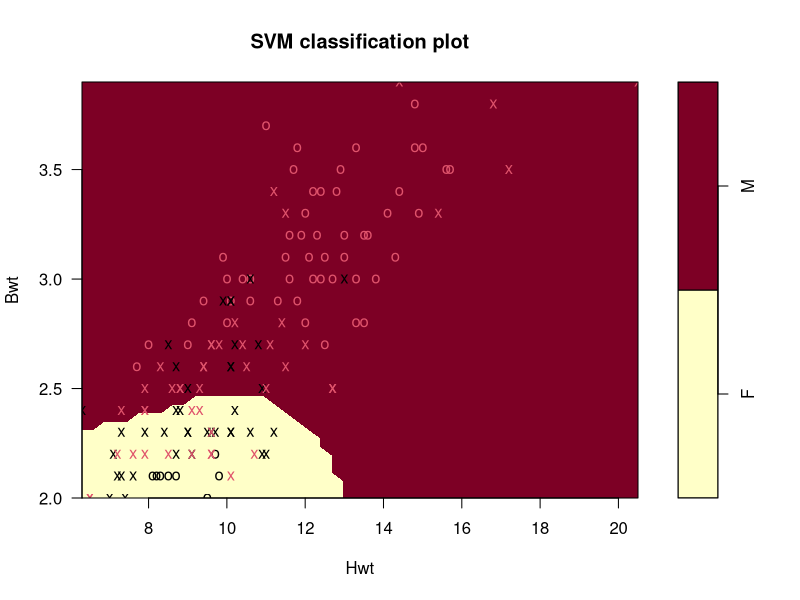
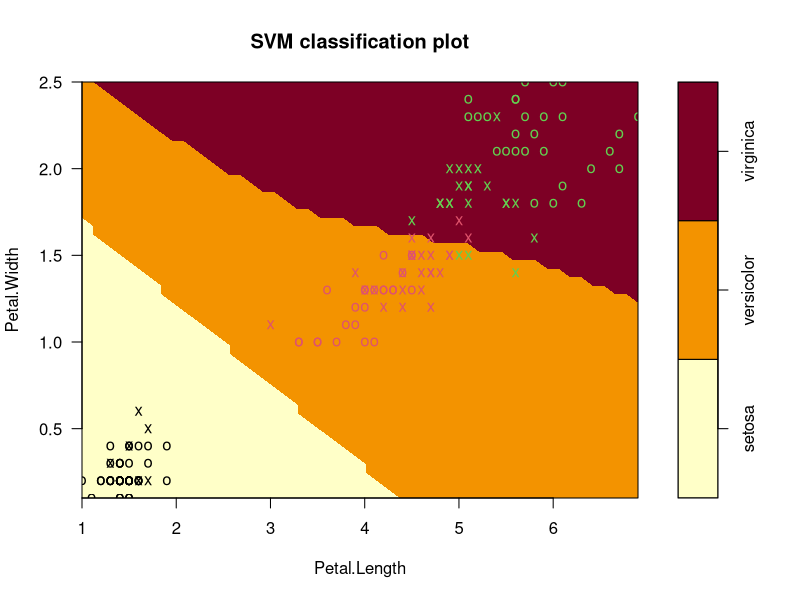
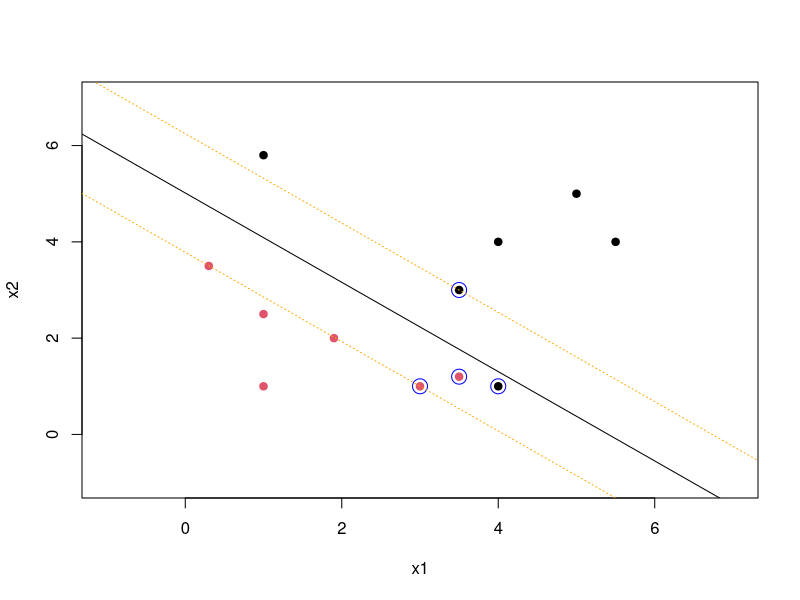
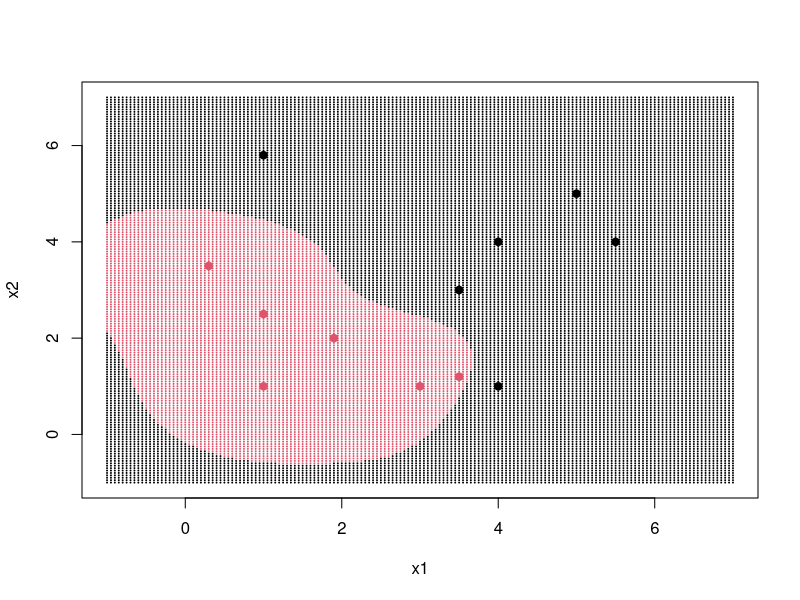

Write R code to recreate these figures, in order.
## a simple example
library(MASS)
library(e1071)
data(cats)
m <- svm(Sex~., data = cats,kernel="radial")
help(svm)
plot(m,cats)

## more than two variables: fix 2 dimensions
data(iris)
m2 <- svm(Species~., data = iris, kernel="polynomial")
plot(m2, iris, Petal.Width ~ Petal.Length,
     slice = list(Sepal.Width = 3, Sepal.Length = 4))


rm(list=ls(all=TRUE))

x1s <- c(.3,1,1,1.9,3,3.5,     1,3.5,4,5,5.5,4)
x2s <- c(3.5,1,2.5,2,1,1.2,  5.8,3,4,5,4,1)
ys <- c(rep(+1,6),rep(-1,6))
my.data <- data.frame(x1=x1s, x2=x2s, type=as.factor(ys))
my.data

library('e1071')
svm.model <- svm(type ~ ., data=my.data, type='C-classification', kernel='linear',scale=FALSE)

help(svm)

plot(my.data[,-3],col=(ys+3)/2, pch=19, xlim=c(-1,7), ylim=c(-1,7))
points(my.data[svm.model$index,c(1,2)],col="blue",cex=2) 

w <- t(svm.model$coefs) %*% svm.model$SV
b <- -svm.model$rho
p <- svm.model$SV

abline(a=-b/w[1,2], b=-w[1,1]/w[1,2], col="black", lty=1)
abline(a=(-b-1)/w[1,2], b=-w[1,1]/w[1,2], col="orange", lty=3)
abline(a=(-b+1)/w[1,2], b=-w[1,1]/w[1,2], col="orange", lty=3)

# Nonlin
dat <- my.data
fit = svm(type ~ ., data = dat, scale = FALSE, kernel = "radial", cost = 5)

plot(my.data[,-3],col=(ys+3)/2, pch=19, xlim=c(-1,7), ylim=c(-1,7))
xgrid = expand.grid(x1=seq(-1,7,by=0.05), x2=seq(-1,7,by=0.05))
ygrid = predict(fit, xgrid)
points(xgrid, col = as.numeric(ygrid), pch = 20, cex = 0.2)
